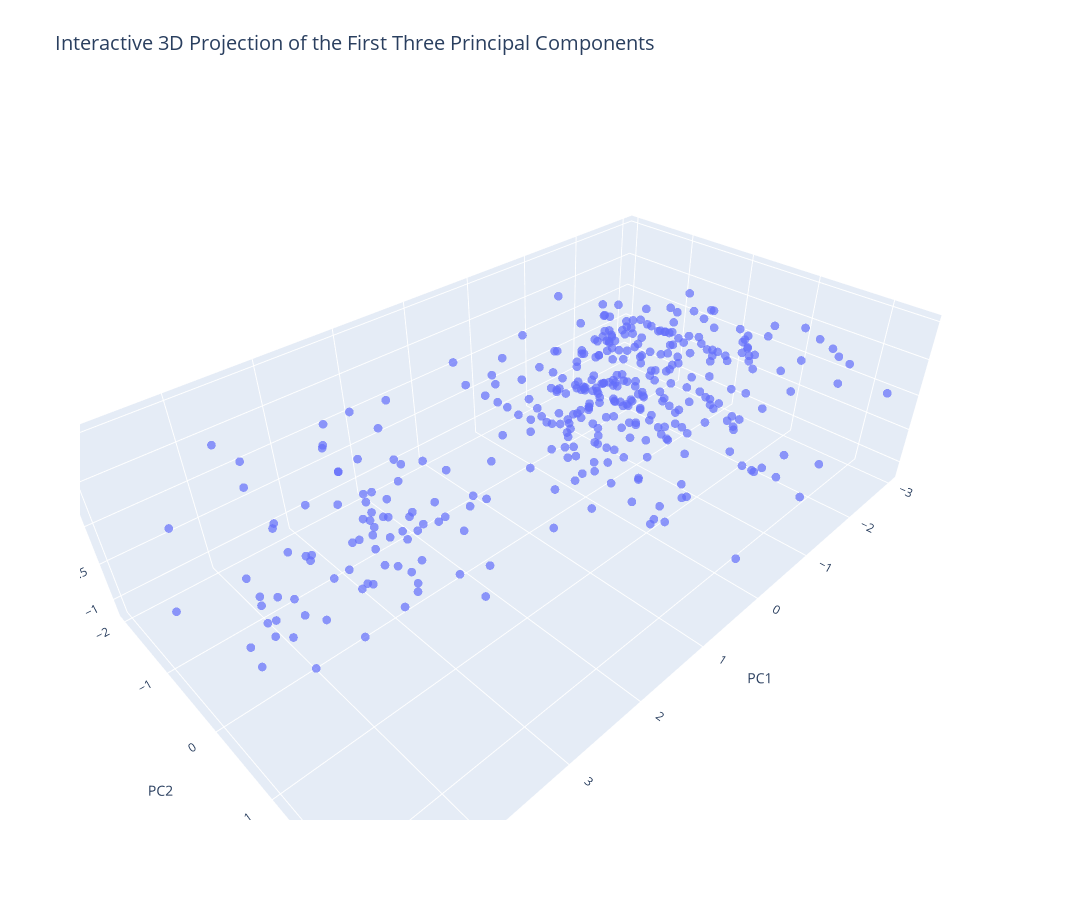

Source (notebook cell):
### Code cell
import plotly.express as px
import pandas as pd

# Create a DataFrame for the first three principal components
projected_3d_df = pd.DataFrame(pca_result[:, :3], columns=['PC1', 'PC2', 'PC3'])

# Create an interactive 3D scatter plot
fig = px.scatter_3d(
    projected_3d_df,
    x='PC1',
    y='PC2',
    z='PC3',
    title='Interactive 3D Projection of the First Three Principal Components',
    opacity=0.7
)
# Customize the layout for a larger figure
fig.update_layout(
    width=1200,  # Increase width
    height=900,  # Increase height
    title_font=dict(size=20),
)

# Reduce marker size for smaller data points
fig.update_traces(marker=dict(size=3))  # Adjust the size of the data points

# Show the interactive plot
fig.show()

### Figure 1 — Plotly figure (JSON) as saved in the notebook; plotly's stock layout.template omitted (floating-point values rounded to 4 significant figures; data arrays with more than 128 entries replaced by an {"elided": "..."} marker saying what was removed)
{"data": [{"hovertemplate": "PC1=%{x}<br>PC2=%{y}<br>PC3=%{z}<extra></extra>", "legendgroup": "", "marker": {"color": "#636efa", "opacity": 0.7, "size": 3, "symbol": "circle"}, "mode": "markers", "name": "", "scene": "scene", "showlegend": false, "type": "scatter3d", "x": {"elided": "378 float values"}, "y": {"elided": "378 float values"}, "z": {"elided": "378 float values"}}], "layout": {"height": 900, "legend": {"tracegroupgap": 0}, "scene": {"aspectmode": "auto", "aspectratio": {"x": 1.843, "y": 1.047, "z": 0.5182}, "domain": {"x": [0, 1], "y": [0, 1]}, "xaxis": {"title": {"text": "PC1"}, "type": "linear"}, "yaxis": {"title": {"text": "PC2"}, "type": "linear"}, "zaxis": {"title": {"text": "PC3"}, "type": "linear"}}, "title": {"font": {"size": 20}, "text": "Interactive 3D Projection of the First Three Principal Components"}, "width": 1200}}
